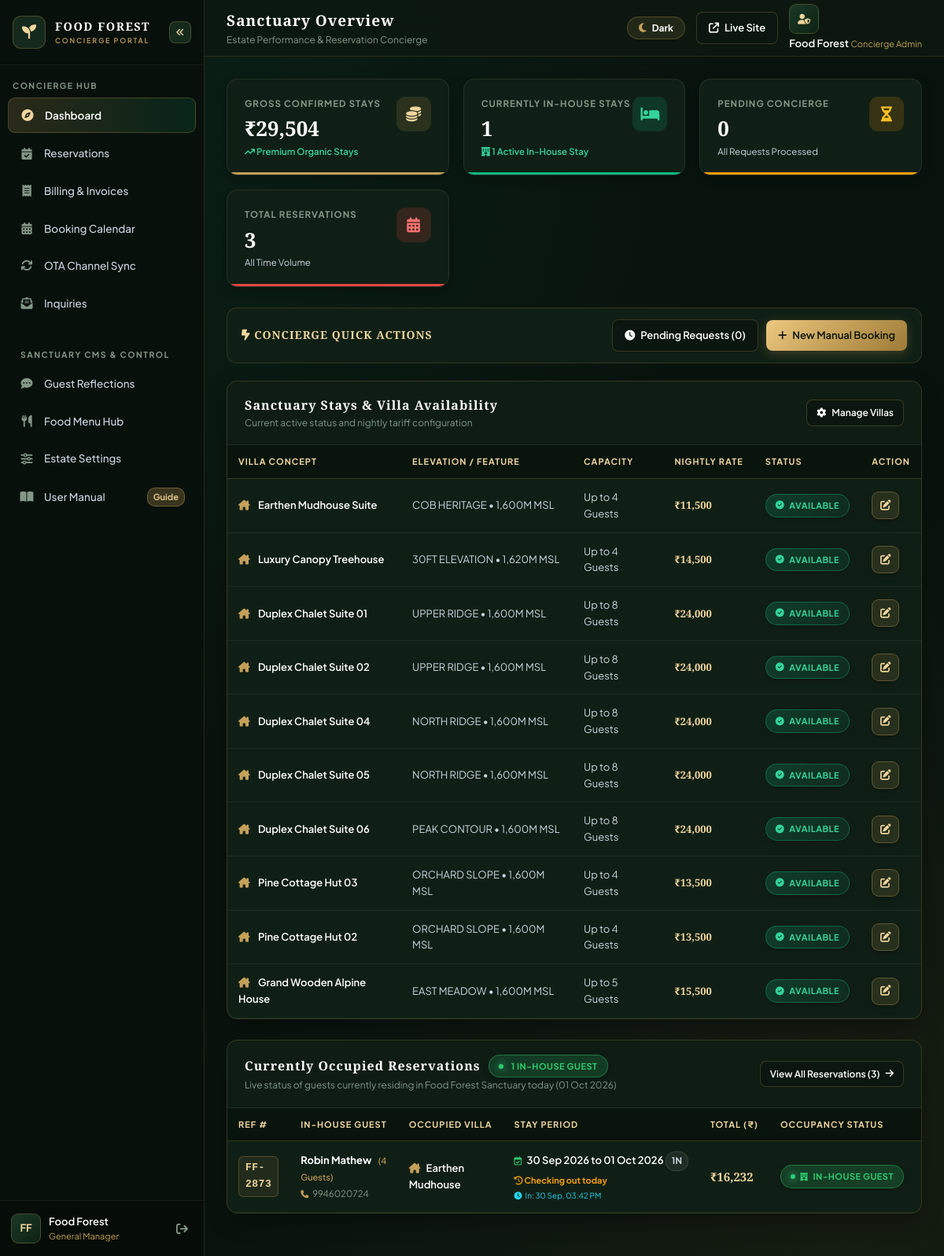
/admin/index.php (signed in), run on an earlier commit of the app's database.
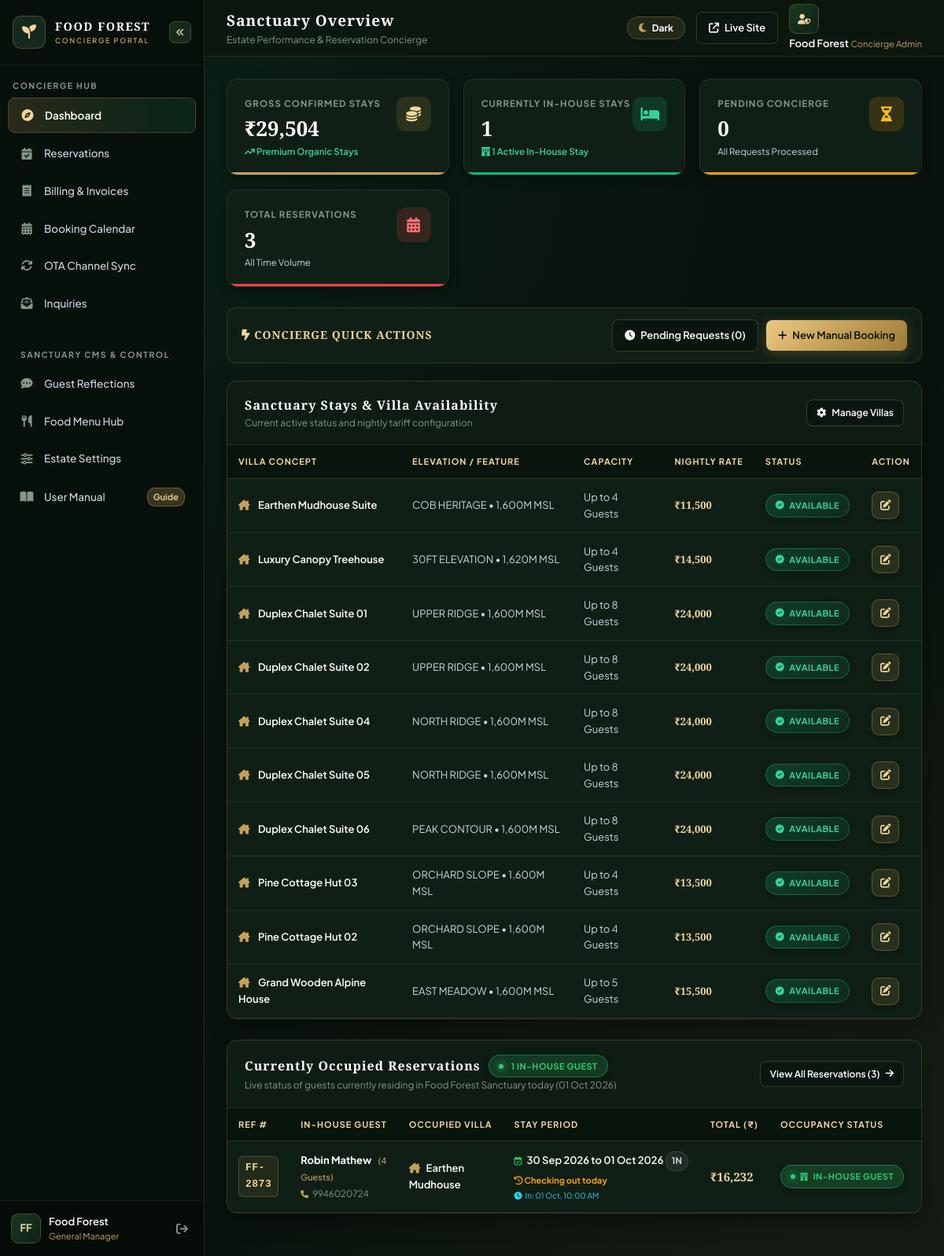
And on a later commit of the database.
### tables this page shows
CREATE TABLE `rooms` (
  `id` int(11) NOT NULL AUTO_INCREMENT,
  `slug` varchar(100) NOT NULL,
  `stay_type` varchar(50) DEFAULT 'treehouse',
  `structure_type` varchar(50) DEFAULT 'single_hut',
  `title` varchar(150) NOT NULL,
  `rate_per_night` decimal(10,2) NOT NULL,
  `single_room_rate` decimal(10,2) DEFAULT NULL,
  `extra_guest_rate` decimal(10,2) DEFAULT 1500.00,
  `extra_child_rate` decimal(10,2) DEFAULT 800.00,
  `elevation` varchar(100) DEFAULT NULL,
  `min_guests` int(11) DEFAULT 2,
  `base_guests` int(11) DEFAULT 2,
  `max_guests` int(11) DEFAULT 2,
  `description` text DEFAULT NULL,
  `amenities` text DEFAULT NULL,
  `inventory_checklist` text DEFAULT NULL,
  `image_url` varchar(255) DEFAULT NULL,
  `interior_360_url` varchar(255) DEFAULT NULL,
  `tour_stages_json` longtext DEFAULT NULL,
  `is_available` tinyint(1) DEFAULT 1,
  `created_at` timestamp NOT NULL DEFAULT current_timestamp(),
  PRIMARY KEY (`id`),
  UNIQUE KEY `slug` (`slug`)
);

CREATE TABLE `bookings` (
  `id` int(11) NOT NULL AUTO_INCREMENT,
  `user_id` int(11) DEFAULT NULL,
  `is_guest` tinyint(1) DEFAULT 1,
  `guest_access_token` varchar(100) DEFAULT NULL,
  `expires_at` datetime DEFAULT NULL,
  `reference_code` varchar(100) NOT NULL,
  `villa_type` varchar(100) NOT NULL,
  `booking_source` varchar(50) DEFAULT 'direct_website',
  `billing_type` varchar(20) DEFAULT 'estimate',
  `gst_number` varchar(50) DEFAULT NULL,
  `billing_name` varchar(150) DEFAULT NULL,
  `billing_address` text DEFAULT NULL,
  `gst_percentage` decimal(5,2) DEFAULT 0.00,
  `gst_amount` decimal(10,2) DEFAULT 0.00,
  `external_uid` varchar(255) DEFAULT NULL,
  `sync_hash` varchar(64) DEFAULT NULL,
  `guest_name` varchar(150) NOT NULL,
  `guest_phone` varchar(50) NOT NULL,
  `guest_email` varchar(150) DEFAULT NULL,
  `id_proof_type` varchar(100) DEFAULT NULL,
  `id_proof_number` varchar(100) DEFAULT NULL,
  `id_proof_file` varchar(255) DEFAULT NULL,
  `city_state` varchar(255) DEFAULT NULL,
  `country` varchar(100) DEFAULT 'India',
  `adults_count` int(11) DEFAULT 2,
  `kids_count` int(11) DEFAULT 0,
  `extra_adults` int(11) DEFAULT 0,
  `extra_kids` int(11) DEFAULT 0,
  `guests_count` int(11) DEFAULT 2,
  `checkin_date` date NOT NULL,
  `checkout_date` date NOT NULL,
  `checked_in_at` datetime DEFAULT NULL,
  `checked_out_at` datetime DEFAULT NULL,
  `nights` int(11) DEFAULT 1,
  `addons` text DEFAULT NULL,
  `activities_json` longtext DEFAULT NULL,
  `billing_items_json` longtext DEFAULT NULL,
  `food_items` longtext DEFAULT NULL,
  `food_amount` decimal(10,2) DEFAULT 0.00,
  `food_status` varchar(50) DEFAULT 'none',
  `room_amount` decimal(10,2) DEFAULT 0.00,
  `special_notes` text DEFAULT NULL,
  `billing_notes` text DEFAULT NULL,
  `total_amount` decimal(10,2) NOT NULL,
  `advance_paid` decimal(10,2) DEFAULT 0.00,
  `discount_amount` decimal(10,2) DEFAULT 0.00,
  `tax_amount` decimal(10,2) DEFAULT 0.00,
  `extra_charges` decimal(10,2) DEFAULT 0.00,
  `payment_method` varchar(50) DEFAULT 'unspecified',
  `payment_status` varchar(50) DEFAULT 'unpaid',
  `status` varchar(50) DEFAULT 'pending',
  `created_at` timestamp NOT NULL DEFAULT current_timestamp(),
  PRIMARY KEY (`id`),
  UNIQUE KEY `reference_code` (`reference_code`)
);

### admin/includes/db.php (called while the page is built, shortened)
<?php
if (!function_exists('e')) {
    function e($str) {
        return htmlspecialchars($str ?? '', ENT_QUOTES, 'UTF-8');
    }
}
?>

### admin/index.php (the view, shortened to what the rows shown need)
<?php
require_once __DIR__ . '/includes/header.php';
$pdo = get_db();
$today = date('Y-m-d');
$occupied_stmt = $pdo->query("
    SELECT * FROM bookings
    WHERE checkin_date <= CURDATE()
      AND checkout_date >= CURDATE()
      AND status NOT IN ('cancelled', 'rejected')
    ORDER BY checkin_date ASC, id ASC
");
$occupied_bookings = $occupied_stmt->fetchAll();
$villas = $pdo->query("SELECT * FROM rooms ORDER BY id ASC")->fetchAll();
?>
<div class="adm-table-card">
    <div class="adm-table-header">
        <div>
            <h2 class="adm-table-title">Sanctuary Stays & Villa Availability</h2>
        </div>
    </div>
    <div class="adm-table-responsive">
        <table class="adm-data-table">
            <thead>
                <tr>
                    <th>Villa Concept</th>
                    <th>Elevation / Feature</th>
                    <th>Capacity</th>
                    <th>Nightly Rate</th>
                    <th>Status</th>
                    <th>Action</th>
                </tr>
            </thead>
            <tbody>
                <?php foreach ($villas as $villa): ?>
                    <tr>
                        <td style="font-weight: 600; color: var(--adm-text-primary);">
                            <i class="fa-solid <?php echo $villa['slug'] === 'treehouse' ? 'fa-tree' : 'fa-house-chimney'; ?>" style="color: var(--adm-gold); margin-right: 8px;"></i>
                            <?php echo e($villa['title']); ?>
                        </td>
                        <td><?php echo e($villa['elevation']); ?></td>
                        <td>Up to <?php echo e($villa['max_guests']); ?> Guests</td>
                        <td style="font-family: var(--adm-font-title); font-weight: 700; color: var(--adm-gold-light);">
                            ₹<?php echo number_format($villa['rate_per_night'], 0, '.', ','); ?>
                        </td>
                        <td>
                            <?php if ($villa['is_available']): ?>
                                <span class="adm-badge confirmed"><i class="fa-solid fa-circle-check"></i> Available</span>
                            <?php else: ?>
                                <span class="adm-badge cancelled"><i class="fa-solid fa-ban"></i> Blocked / Maint.</span>
                            <?php endif; ?>
                        </td>
                        <td>
                            <a href="settings.php?tab=rooms" class="adm-btn-icon" title="Edit Rate & Availability">
                                <i class="fa-solid fa-pen-to-square"></i>
                            </a>
                        </td>
                    </tr>
                <?php endforeach; ?>
            </tbody>
        </table>
    </div>
</div>
<div class="adm-table-card">
    <div class="adm-table-header">
        <div>
            <div style="display: flex; align-items: center; gap: 10px;">
                <h2 class="adm-table-title">Currently Occupied Reservations</h2>
            </div>
        </div>
    </div>
    <div class="adm-table-responsive">
        <table class="adm-data-table">
            <thead>
                <tr>
                    <th style="width: 85px;">Ref #</th>
                    <th>In-House Guest</th>
                    <th>Occupied Villa</th>
                    <th>Stay Period</th>
                    <th style="width: 105px;">Total (₹)</th>
                    <th class="adm-col-status">Occupancy Status</th>
                    <th class="adm-col-actions">Concierge Action</th>
                </tr>
            </thead>
            <tbody>
                <?php if (empty($occupied_bookings)): ?>
                    <tr>
                        <td colspan="7" style="text-align: center; padding: 45px 20px; color: var(--adm-text-muted);">
                            <div style="width: 52px; height: 52px; border-radius: 50%; background: rgba(197, 160, 89, 0.1); border: 1px solid rgba(197, 160, 89, 0.25); display: flex; align-items: center; justify-content: center; margin: 0 auto 12px; font-size: 20px; color: var(--adm-gold);">
                                <i class="fa-solid fa-hotel"></i>
                            </div>
                            <h4 style="font-family: var(--adm-font-title); font-size: 14.5px; color: #FFFFFF; margin: 0 0 4px;">No Guests Currently In-House Today</h4>
                            <p style="font-size: 12px; color: var(--adm-text-secondary); max-width: 440px; margin: 0 auto 14px;">
                                All villas are currently vacant or awaiting upcoming reservation arrivals for today (<?php echo date('d M Y'); ?>).
                            </p>
                            <a href="bookings.php" class="adm-btn-action gold" style="display: inline-flex; align-items: center; gap: 8px; padding: 7px 16px; font-size: 11.5px;">
                                <i class="fa-solid fa-calendar-days"></i>
                                <span>Browse All Upcoming Reservations</span>
                            </a>
                        </td>
                    </tr>
                <?php else: ?>
                    <?php foreach ($occupied_bookings as $b):
                        $villa_title = ($b['villa_type'] === 'treehouse') ? 'Canopy Treehouse' : 'Earthen Mudhouse';
                        $checkout_ts = strtotime($b['checkout_date']);
                        $today_ts = strtotime($today);
                        $days_left = (int) round(($checkout_ts - $today_ts) / 86400);
                        if ($days_left <= 0) {
                            $stay_hint = '<span style="color: #F59E0B; font-weight: 700;"><i class="fa-solid fa-clock-rotate-left"></i> Checking out today</span>';
                        } elseif ($days_left === 1) {
                            $stay_hint = '<span style="color: #2ECC71; font-weight: 600;"><i class="fa-solid fa-moon"></i> 1 night remaining</span>';
                        } else {
                            $stay_hint = '<span style="color: #2ECC71; font-weight: 600;"><i class="fa-solid fa-moon"></i> ' . $days_left . ' nights remaining</span>';
                        }
                    ?>
                        <tr data-status="occupied">
                            <td>
                                <span class="adm-ref-badge" title="Reservation Reference #">
                                    <?php echo e($b['reference_code']); ?>
                                </span>
                            </td>
                            <td>
                                <div style="font-weight: 700; color: var(--adm-text-primary); margin-bottom: 2px;">
                                    <?php echo e($b['guest_name']); ?>
                                    <span style="font-size: 11px; font-weight: 500; color: var(--adm-gold); margin-left: 6px;">(<?php echo (int)($b['guests_count'] ?? 2); ?> Guests)</span>
                                </div>
                                <div style="font-size: 11.5px; color: var(--adm-text-muted); display: flex; align-items: center; gap: 5px;">
                                    <i class="fa-solid fa-phone" style="font-size: 10px; color: var(--adm-gold);"></i>
                                    <a href="tel:<?php echo e($b['guest_phone']); ?>" style="color: inherit;" title="Call In-House Guest"><?php echo e($b['guest_phone']); ?></a>
                                </div>
                            </td>
                            <td>
                                <span style="font-size: 13px; font-weight: 600; color: #FFFFFF;">
                                    <i class="fa-solid <?php echo $b['villa_type'] === 'treehouse' ? 'fa-tree' : 'fa-house-chimney'; ?>" style="color: var(--adm-gold); margin-right: 5px;"></i>
                                    <?php echo e($villa_title); ?>
                                </span>
                            </td>
                            <td style="white-space: nowrap;">
                                <div style="font-size: 13px; font-weight: 600; color: var(--adm-text-primary);">
                                    <i class="fa-regular fa-calendar-check" style="font-size: 11px; color: #2ecc71; margin-right: 4px;"></i>
                                    <?php echo date('d M Y', strtotime($b['checkin_date'])); ?> to <?php echo date('d M Y', strtotime($b['checkout_date'])); ?>
                                    <span class="adm-night-pill"><?php echo e($b['nights']); ?>N</span>
                                </div>
                                <div style="font-size: 11px; margin-top: 3px;">
                                    <?php echo $stay_hint; ?>
                                </div>
                                <?php if (!empty($b['checked_in_at'])): ?>
                                    <div style="font-size: 10px; color: #22d3ee; margin-top: 3px; display: flex; align-items: center; gap: 4px;" title="Actual Check-In Time">
                                        <i class="fa-solid fa-clock"></i> In: <?php echo date('d M, h:i A', strtotime($b['checked_in_at'])); ?>
                                    </div>
                                <?php endif; ?>
                            </td>
                            <td style="font-family: var(--adm-font-title); font-weight: 700; color: var(--adm-gold-light); font-size: 15px; white-space: nowrap;">
                                ₹<?php echo number_format($b['total_amount'], 0, '.', ','); ?>
                            </td>
                            <td class="adm-col-status">
                                <span class="adm-badge confirmed" style="background: rgba(46, 204, 113, 0.18); border-color: rgba(46, 204, 113, 0.4); color: #2ecc71;">
                                    <span class="adm-pulse-dot" style="background: #2ecc71; width: 6px; height: 6px;"></span>
                                    <i class="fa-solid fa-hotel" style="font-size: 10px;"></i>
                                    <span>IN-HOUSE GUEST</span>
                                </span>
                            </td>
                            <td class="adm-col-actions">
                            </td>
                        </tr>
                    <?php endforeach; ?>
                <?php endif; ?>
            </tbody>
        </table>
    </div>
</div>
<?php require_once __DIR__ . '/includes/footer.php'; ?>

What changed in the data, as far as the page shows it:
changed bookings "FF-2873": checked_in_at "30 Sep, 03:42 PM" → "01 Oct, 10:00 AM"
